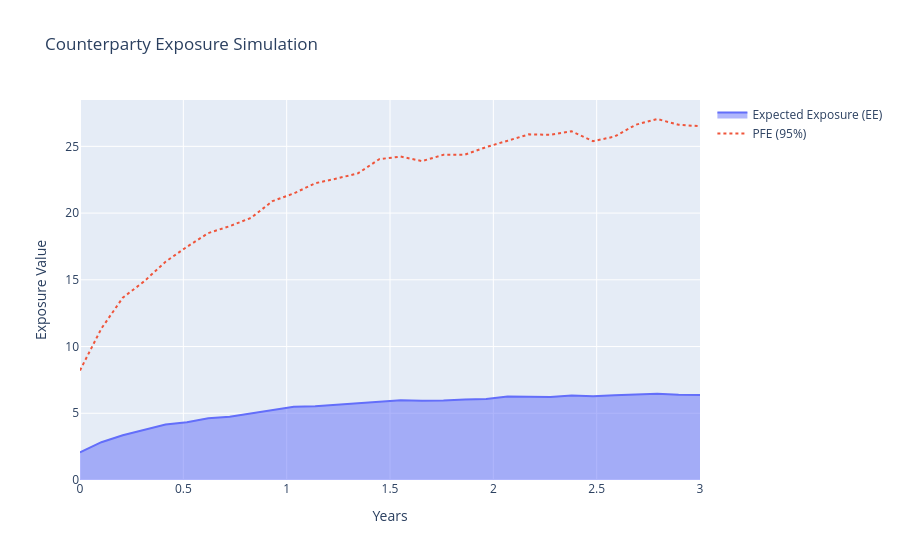

The notebook cell saved with this chart:
### Markdown cell above
## 4. Counterparty Credit Exposure Simulation
Simulating the exposure profile for a derivative portfolio. We show the evolution of Expected Exposure (EE) and Potential Future Exposure (PFE).

### Code cell
from credit_risk.counterparty import CounterpartyRiskEngine

time_grid = np.linspace(0, 3, 30) # 3 years
n_paths = 2000
portfolio_paths = np.zeros((n_paths, len(time_grid)))

# Simulate Mean Reverting Portfolio Value (Ornstein-Uhlenbeck style for MTM)
for i in range(n_paths):
    v = 0
    for t in range(len(time_grid)):
        v = v * 0.95 + np.random.normal(0, 5)
        portfolio_paths[i, t] = v

cpty_eng = CounterpartyRiskEngine(time_grid)
cpty_eng.set_portfolio_paths(portfolio_paths)
profiles = cpty_eng.calculate_exposure_profiles(quantile=0.95)

fig_cpty = go.Figure()
fig_cpty.add_trace(go.Scatter(x=time_grid, y=profiles['EE'], name='Expected Exposure (EE)', fill='tozeroy'))
fig_cpty.add_trace(go.Scatter(x=time_grid, y=profiles['PFE'], name='PFE (95%)', line=dict(dash='dot')))
fig_cpty.update_layout(title='Counterparty Exposure Simulation', xaxis_title='Years', yaxis_title='Exposure Value')
fig_cpty.show()

### Figure 1 — Plotly figure (JSON) as saved in the notebook; plotly's stock layout.template omitted (floating-point values rounded to 4 significant figures)
{"data": [{"fill": "tozeroy", "name": "Expected Exposure (EE)", "type": "scatter", "x": [0.0, 0.1034, 0.2069, 0.3103, 0.4138, 0.5172, 0.6207, 0.7241, 0.8276, 0.931, 1.034, 1.138, 1.241, 1.345, 1.448, 1.552, 1.655, 1.759, 1.862, 1.966, 2.069, 2.172, 2.276, 2.379, 2.483, 2.586, 2.69, 2.793, 2.897, 3.0], "y": [2.069, 2.833, 3.358, 3.735, 4.152, 4.322, 4.629, 4.741, 4.991, 5.204, 5.491, 5.531, 5.633, 5.756, 5.875, 5.97, 5.939, 5.95, 6.036, 6.074, 6.265, 6.233, 6.223, 6.327, 6.271, 6.352, 6.397, 6.462, 6.389, 6.363]}, {"line": {"dash": "dot"}, "name": "PFE (95%)", "type": "scatter", "x": [0.0, 0.1034, 0.2069, 0.3103, 0.4138, 0.5172, 0.6207, 0.7241, 0.8276, 0.931, 1.034, 1.138, 1.241, 1.345, 1.448, 1.552, 1.655, 1.759, 1.862, 1.966, 2.069, 2.172, 2.276, 2.379, 2.483, 2.586, 2.69, 2.793, 2.897, 3.0], "y": [8.21, 11.35, 13.66, 14.88, 16.35, 17.47, 18.5, 19.02, 19.64, 20.89, 21.47, 22.23, 22.59, 22.97, 24.04, 24.23, 23.9, 24.37, 24.38, 24.95, 25.42, 25.9, 25.87, 26.13, 25.39, 25.73, 26.62, 27.05, 26.62, 26.51]}], "layout": {"title": {"text": "Counterparty Exposure Simulation"}, "xaxis": {"title": {"text": "Years"}}, "yaxis": {"title": {"text": "Exposure Value"}}}}
